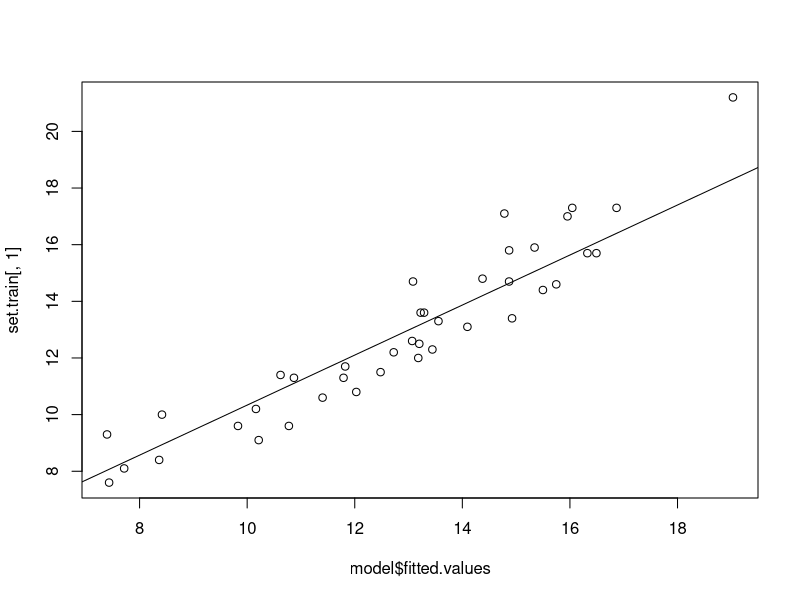

The R source for this figure: (Note: this script raises an error after producing the figure.)
library(caret)
library(leaps)
library(tidyverse)
library(car)

data <- read.csv(file="states.csv",header = TRUE)
data2 <- data[,-1]

nr <- nrow(data2)

seed <- sample(1:100,1)
print(seed)
set.seed(seed)

trainSetIndex <- (sample(1:(nr),(nr)*.8))
testSetIndex <- c(1:nr)[(1:nr) %in% c(trainSetIndex)==FALSE]

set.train <- data2[trainSetIndex, ]
set.test <- data2[testSetIndex,]

#normalization
trainParam <- caret::preProcess(as.matrix(set.train))

#http://www.sthda.com/english/articles/37-model-selection-essentials-in-r/155-best-subsets-regression-essentials-in-r/#:~:text=The%20best%20subsets%20regression%20is,best%20subsets%20regression%20using%20R.
# id: model id
# object: regsubsets object
# data: data used to fit regsubsets
# outcome: outcome variable
get_model_formula <- function(id, object, outcome){
  # get models data
  models <- summary(object)$which[id,-1]
  # Get outcome variable
  #form <- as.formula(object$call[[2]])
  #outcome <- all.vars(form)[1]
  # Get model predictors
  predictors <- names(which(models == TRUE))
  predictors <- paste(predictors, collapse = "+")
  # Build model formula
  as.formula(paste0(outcome, "~", predictors))
}

models <- regsubsets(as.formula(paste0(colnames(set.train)[1], "~.")), data = set.train, nvmax = ncol(set.train)-1)

res.sum <- summary(models)

data.frame(
  Adj.R2 = which.max(res.sum$adjr2),
  CP = which.min(res.sum$cp),
  BIC = which.min(res.sum$bic)
)

get_cv_error <- function(model.formula, data){
  set.seed(1)
  train.control <- trainControl(method = "cv", number = 10)
  cv <- train(model.formula, data = data, method = "lm",
              trControl = train.control)
  cv$results$RMSE
}
# Compute cross-validation error

#get_model_formula(3, models, "Poverty")

model.ids <- 1:(ncol(set.train)-1)

cv.errors <-  map(model.ids, get_model_formula, models, "Poverty") %>%
  map(get_cv_error, data = data) %>%
  unlist()

cv.errors

coef(models, which.min(cv.errors))

finalNames <- names(coef(models, which.min(cv.errors)))[-1]

f <- as.formula(
  paste(colnames(set.train[1]), 
        paste(finalNames, collapse = " + "), 
        sep = " ~ "))

model <- lm(f,set.train)
summary(model)

plot(model$fitted.values,set.train[,1])
abline(lm(model$fitted.values~set.train[,1]))
cor(set.train[,1],model$fitted.values)

predictions <- predict(model,set.test)
RMSE(predictions,set.test[,1])
MAPE(set.test[,1],predictions)

plot(set.test[,1],predictions)
abline(lm(set.test[,1]~predictions))
cor(set.test[,1],predictions)

finalModel <- lm(f,data2)
summary(finalModel)

hist(finalModel$residuals)

par(mfrow = c(2, 3))

plot(model,1)
plot(model,2)
plot(model,3)
plot(model,4)
#plot(model,5)
plot(hatvalues(finalModel),studres(finalModel))
#plot(cooks.distance(finalModel),studres(finalModel))
plot(model,6)

leveragePlots(finalModel)
